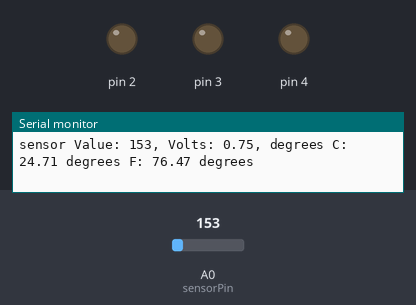
The sketch below on a simulated Arduino Uno, built with avr-gcc and run on an emulated ATmega328P. On the bench: output pins drawn as LEDs (lit = HIGH), the last lines printed to the serial monitor. The inputs (shaded band) are chosen by the test bench; at power-on: A0 (sensorPin) = 153.

Above: at 1.2 s.
1.3 s: A0 (sensorPin) set to 158
At 2.1 s:
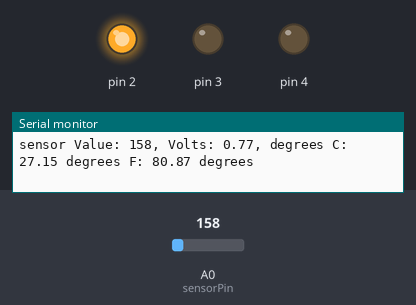
2.9 s: A0 (sensorPin) set to 191
At 3.6 s:
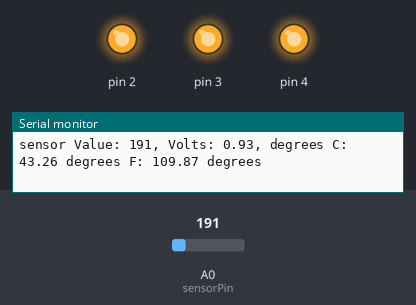
4.5 s: A0 (sensorPin) set to 165
At 5.3 s:
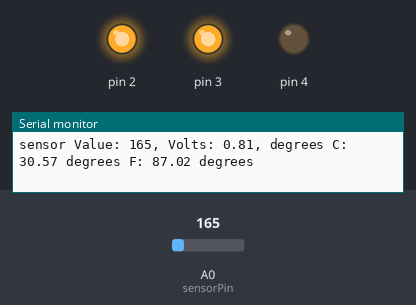
6.1 s: A0 (sensorPin) set to 175
At 7.4 s:
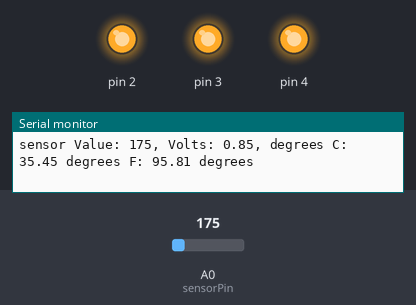
9.1 s: A0 (sensorPin) set to 133
At 10.0 s:
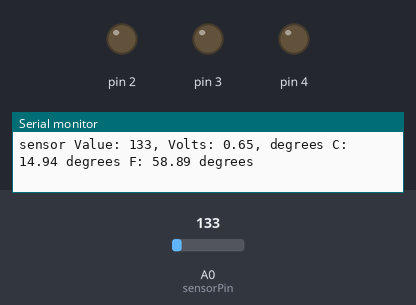
Timing chart, 0 to 12.1 s (numbered marks = the images above; inputs shaded):
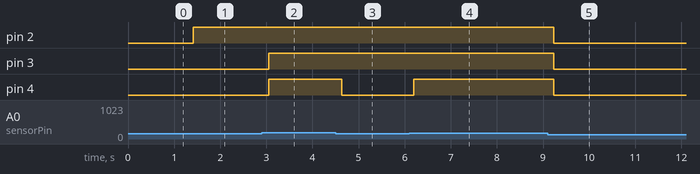

The sketch:

p03_LoveOMeter_Answer_Key.ino
```cpp
/*
  Arduino Starter Kit example
  Project 3 - Love-O-Meter

  This sketch is written to accompany Project 3 in the Arduino Starter Kit

  Parts required:
  - one TMP36 temperature sensor
  - three red LEDs
  - three 220 ohm resistors

  created 13 Sep 2012
  by Scott Fitzgerald
  modified by Jina Wilde

  http://www.arduino.cc/starterKit
*/

// named constant for the pin the sensor is connected to
const int sensorPin = A0;
// room temperature in Celsius
const float baselineTemp = 25.0;

void setup() {
  // open a serial connection to display values
  Serial.begin(9600);
  // set the LED pins as outputs
  // the for() loop saves some extra coding
  for (int pinNumber = 2; pinNumber < 5; pinNumber++) {
    pinMode(pinNumber, OUTPUT);
    digitalWrite(pinNumber, LOW);
  }
}

void loop() {
  // read the value on AnalogIn pin 0 and store it in a variable
  int sensorVal = analogRead(sensorPin);

  // send the 10-bit sensor value out the serial port
  Serial.print("sensor Value: ");
  Serial.print(sensorVal);

  // convert the ADC reading to voltage
  float voltage = (sensorVal / 1024.0) * 5.0;

  // Send the voltage level out the Serial port
  Serial.print(", Volts: ");
  Serial.print(voltage);

  // convert the voltage to temperature in degrees C
  // the sensor changes 10 mV per degree
  // the datasheet says there's a 500 mV offset
  // ((voltage - 500 mV) times 100)
  Serial.print(", degrees C: ");
  float temperature = (voltage - .5) * 100;
  Serial.print(temperature);
  // print in Farenheit
   Serial.print(" degrees F: ");
  float temperature2 = (temperature * 9 / 5 ) + 32;
   Serial.print(temperature2);
 Serial.println(" degrees");


  // 25 Degrees Celsius is 77 Degrees Farenheit
  // Formula for Celsius Conversion is (Celsius * 9 / 5) + 32

  // if the current temperature is lower than the baseline turn off all LEDs
  if (temperature < baselineTemp + 2) {
    digitalWrite(2, LOW);
    digitalWrite(3, LOW);
    digitalWrite(4, LOW);
  } // if the temperature rises 2-4 degrees, turn an LED on
  else if (temperature >= baselineTemp + 2 && temperature < baselineTemp + 4) {
    digitalWrite(2, HIGH);
    digitalWrite(3, LOW);
    digitalWrite(4, LOW);
  } // if the temperature rises 4-6 degrees, turn a second LED on
  else if (temperature >= baselineTemp + 4 && temperature < baselineTemp + 6) {
    digitalWrite(2, HIGH);
    digitalWrite(3, HIGH);
    digitalWrite(4, LOW);
  } // if the temperature rises more than 6 degrees, turn all LEDs on
  else if (temperature >= baselineTemp + 6) {
    digitalWrite(2, HIGH);
    digitalWrite(3, HIGH);
    digitalWrite(4, HIGH);
  }
  delay(1);
}
```

Measured:
- the behaviour switches between 157 and 158 on A0 (sensorPin) (found by bisection; images 0 and 1)
- after the input at 1.3 s, pin 2: LOW → HIGH after 0.11 s
- after the input at 2.9 s, pin 3, pin 4: LOW → HIGH after 0.15 s
- after the input at 4.5 s, pin 4: HIGH → LOW after 0.13 s
- after the input at 6.1 s, pin 4: LOW → HIGH after 0.09 s
- after the input at 9.1 s, pin 2–4: HIGH → LOW after 0.14 s
